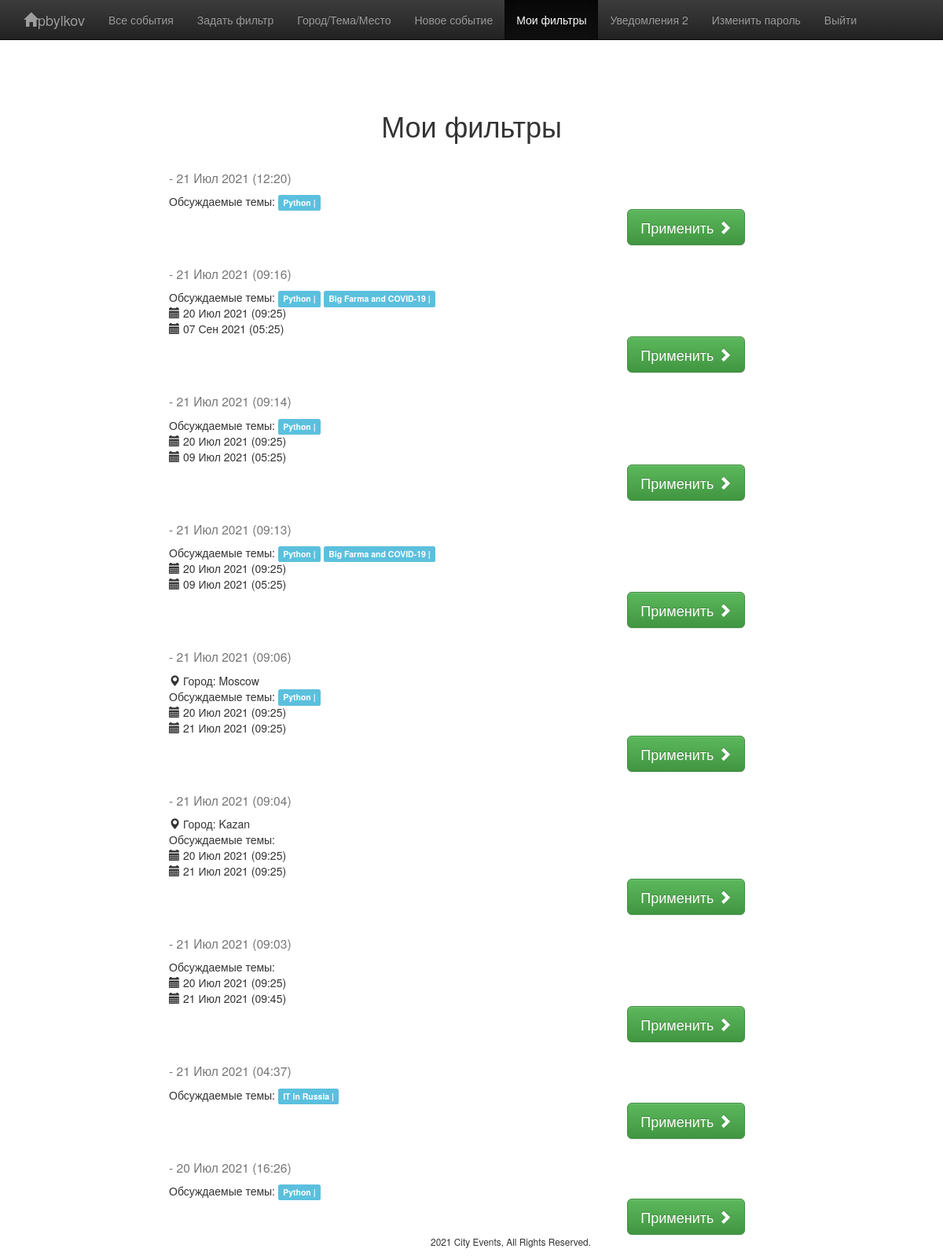
The page /my_filters/ (signed in) on the database as committed earlier.
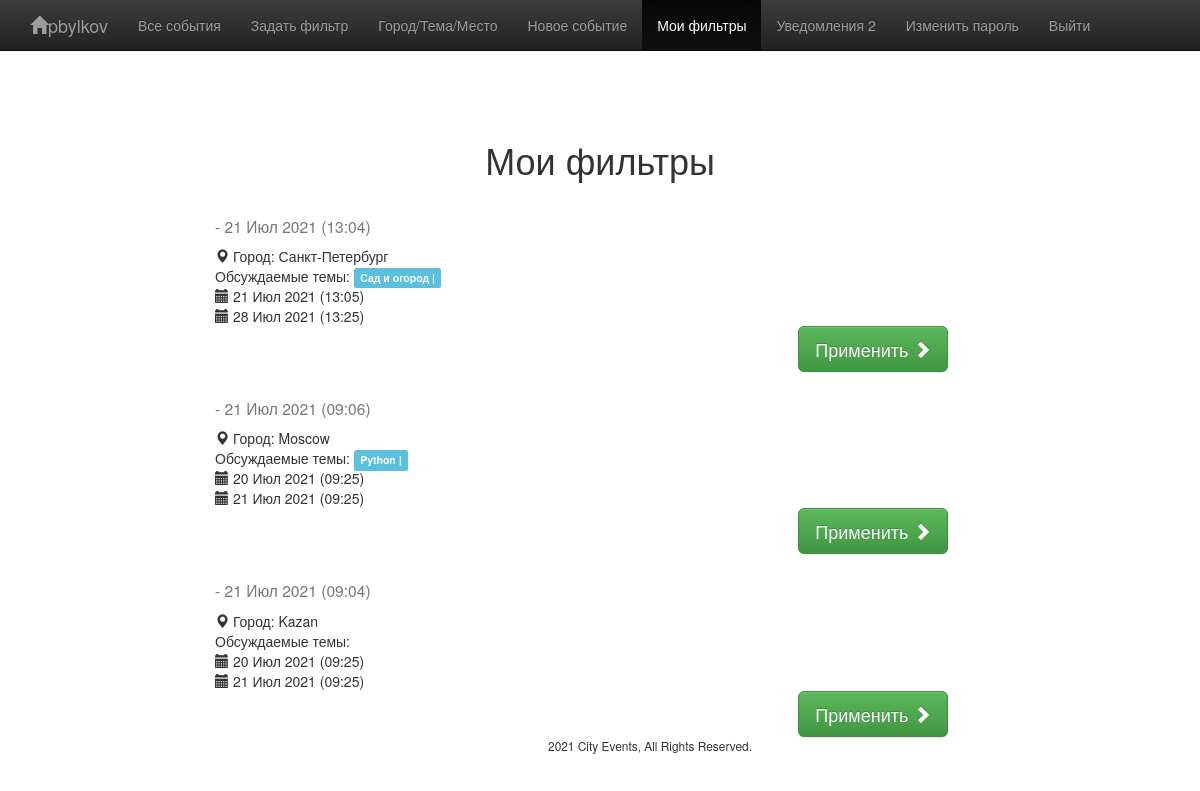
The same page on the database as committed later.
### events/models.py (models this page shows)
class EventFilters(models.Model):
    user = models.ForeignKey(User, blank=False, related_name='filters', on_delete=models.CASCADE)
    city = models.ForeignKey(City, null=True, blank=True, on_delete=models.CASCADE)
    topics = models.ManyToManyField(Topics, blank=True)
    start_range = models.DateTimeField(auto_now=False, auto_now_add=False,
                                          null=True, blank=True)
    end_range = models.DateTimeField(auto_now=False, auto_now_add=False,
                                        null=True, blank=True)
    saved = models.BooleanField(default=False)
    save_datetime = models.DateTimeField(auto_now=True)
    def get_absolute_url(self):
        return reverse('apply_filter', kwargs={'id': self.id})

class Topics(models.Model):
    name = models.CharField('Заголовок темы', null=True, max_length=300)
    description = models.TextField('Описание', blank=True, null=True)
    def __str__(self):
        return self.name

class City(models.Model):
    name = models.CharField('Название города', max_length=250, null=True)
    country = models.ForeignKey(Country, null=True, blank=False,
                                on_delete=models.CASCADE, related_name='cities')
    def __str__(self):
        return self.name

### events/views.py (the view)
# urls.py: path("my_filters/", views.my_filters, name='my_filters'),
@login_required
def my_filters(request):
    filters_list = EventFilters.objects.filter(
        user=auth(request)['user']).order_by('-save_datetime')
    context = {'filters_list': filters_list,
               'active': 'my_filters', 'bootstrap': 3}
    return render(request, 'events/my_filters.html', context)

### events/templates/events/my_filters.html (shortened to what this page needs)
{% extends "base.html" %}
{% block content %}
    <div class="container-fluid">
    </div>
    <div class="container-fluid">
    </div>
<h1 id="my_filters" class="text-center tk-cooper-black-std">Мои фильтры</h1>
<div class="container-fluid">
    <div class="row events">
    {% if filters_list %}
        {% for filter in filters_list %}
        <div class="col-md-2"></div>
        <div class="col-md-10">
            <h3 class="tk-cooper-black-std">
                <small>
                    <span class="highlight">- {{ filter.save_datetime|date:"d M Y" }} ({{ filter.save_datetime|time:"H:i" }})</span>
                </small>
            </h3>
            {% if filter.city %}
                <div class="row">
                <section class="col-md-8">
                    <span class="glyphicon glyphicon-map-marker"></span>
                    <span class="highlight">Город: {{ filter.city|title }}</span>
                </section>
                </div>
            {% endif %}
            {% if filter.topics %}
                <div class="row">
                <section class="col-md-8">
                    <span class="highlight">Обсуждаемые темы: </span>
                    {% for topic in filter.topics.all %}
                        <span class="label label-info"> {{ topic }} |</span>
                    {% endfor %}
                </section>
                </div>
            {% endif %}
            {% if filter.start_range %}
                <div class="row">
                <section class="col-md-8">
                    <span class="glyphicon glyphicon-calendar"></span>
                    <span class="highlight">{{ filter.start_range|date:"d M Y" }} ({{ filter.start_range|time:"H:i" }})</span>
                </section>
                </div>
            {% endif %}
            {% if filter.end_range %}
                <div class="row">
                <section class="col-md-8">
                    <span class="glyphicon glyphicon-calendar"></span>
                    <span class="highlight">{{ filter.end_range|date:"d M Y" }} ({{ filter.end_range|time:"H:i" }})</span>
                </section>
                </div>
            {% endif %}
        <div class="row">
            <section class="col-md-7">
                </section>
                <section class="col-md-2">
                <a href="{{ filter.get_absolute_url }}" class="btn btn-success btn-lg" role="button">Применить <span class="glyphicon glyphicon-chevron-right"></span></a>
                </section>
        </div>
        </div>
        {% endfor %}
    {% else %}
        <div class="col-md-12 col-md-offset-1">
            <h1><span class="glyphicon glyphicon-wrench"></span> Сохраненные фильтры не найдены.</h1>
        </div>
    {% endif %}
    </div>
</div>
{% endblock %}

Rows that differ between the two databases and show on the page:
removed EventFilters: save_datetime "21 Июл 2021", save_datetime "12:20", Topics (name "Python")
removed EventFilters: save_datetime "21 Июл 2021", save_datetime "09:16", start_range "20 Июл 2021", start_range "09:25", end_range "07 Сен 2021", end_range "05:25", Topics (name "Python")
no longer on this page (row unchanged): Topics: name "Big Farma and COVID-19"
removed EventFilters: save_datetime "21 Июл 2021", save_datetime "09:14", start_range "20 Июл 2021", start_range "09:25", end_range "09 Июл 2021", end_range "05:25", Topics (name "Python")
removed EventFilters: save_datetime "21 Июл 2021", save_datetime "09:13", start_range "20 Июл 2021", start_range "09:25", end_range "09 Июл 2021", end_range "05:25", Topics (name "Python")
removed EventFilters: save_datetime "21 Июл 2021", save_datetime "09:03", shows "Обсуждаемые темы:", start_range "20 Июл 2021", start_range "09:25", end_range "21 Июл 2021", end_range "09:45"
removed EventFilters: save_datetime "21 Июл 2021", save_datetime "04:37"
no longer on this page (row unchanged): Topics: name "IT in Russia", shown under "21 Июл 2021"
removed EventFilters: save_datetime "20 Июл 2021", save_datetime "16:26", Topics (name "Python")
added EventFilters: save_datetime "21 Июл 2021", save_datetime "13:04", city "Санкт-Петербург", start_range "21 Июл 2021", start_range "13:05", end_range "28 Июл 2021", end_range "13:25"
added Topics: name "Сад и огород", shown under "21 Июл 2021"
